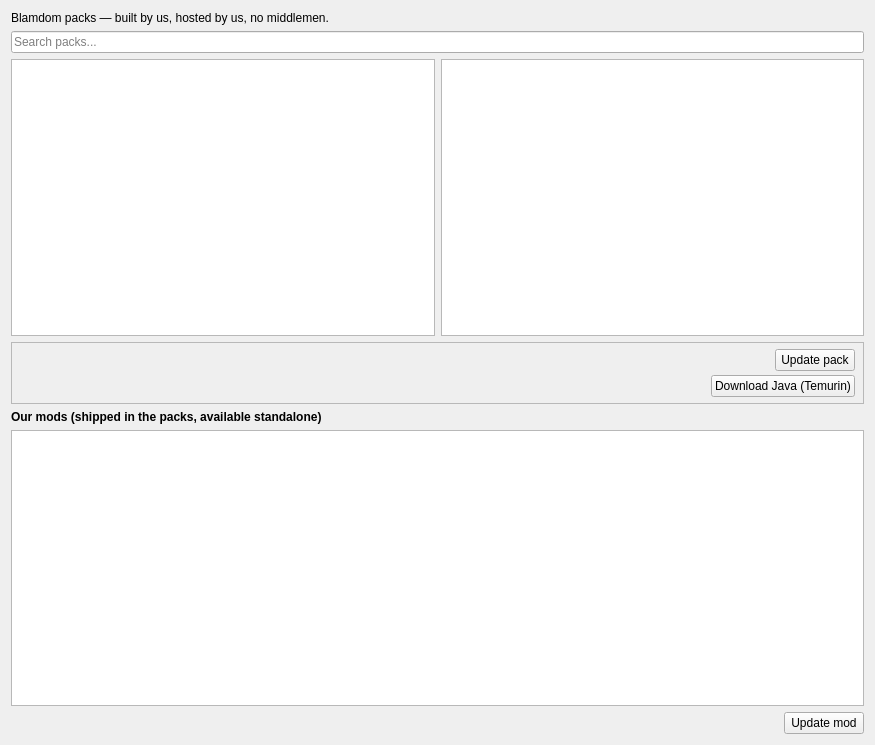
<?xml version="1.0" encoding="UTF-8"?>
<ui version="4.0">
 <class>BlamdomPage</class>
 <widget class="QWidget" name="BlamdomPage">
  <property name="geometry">
   <rect>
    <x>0</x>
    <y>0</y>
    <width>875</width>
    <height>745</height>
   </rect>
  </property>
  <layout class="QVBoxLayout" name="mainLayout">
   <item>
    <widget class="QLabel" name="headerLabel">
     <property name="text">
      <string>Blamdom packs — built by us, hosted by us, no middlemen.</string>
     </property>
    </widget>
   </item>
   <item>
    <widget class="QLineEdit" name="searchEdit">
     <property name="placeholderText">
      <string>Search packs...</string>
     </property>
     <property name="clearButtonEnabled">
      <bool>true</bool>
     </property>
    </widget>
   </item>
   <item>
    <layout class="QGridLayout" name="packGrid">
     <item row="0" column="0">
      <widget class="QTreeView" name="packView">
       <property name="alternatingRowColors">
        <bool>true</bool>
       </property>
       <property name="iconSize">
        <size>
         <width>48</width>
         <height>48</height>
        </size>
       </property>
       <property name="verticalScrollMode">
        <enum>QAbstractItemView::ScrollPerPixel</enum>
       </property>
       <property name="rootIsDecorated">
        <bool>false</bool>
       </property>
      </widget>
     </item>
     <item row="0" column="1">
      <widget class="ProjectDescriptionPage" name="packDescription">
       <property name="openExternalLinks">
        <bool>true</bool>
       </property>
       <property name="openLinks">
        <bool>true</bool>
       </property>
      </widget>
     </item>
    </layout>
   </item>
   <item>
    <widget class="QFrame" name="statusFrame">
     <property name="frameShape">
      <enum>QFrame::StyledPanel</enum>
     </property>
     <layout class="QVBoxLayout" name="statusOuter">
      <property name="leftMargin">
       <number>8</number>
      </property>
      <property name="topMargin">
       <number>6</number>
      </property>
      <property name="rightMargin">
       <number>8</number>
      </property>
      <property name="bottomMargin">
       <number>6</number>
      </property>
      <property name="spacing">
       <number>4</number>
      </property>
      <item>
       <layout class="QHBoxLayout" name="packStatusLayout">
        <item>
         <widget class="QLabel" name="packStatusLabel">
          <property name="sizePolicy">
           <sizepolicy hsizetype="Expanding" vsizetype="Preferred">
            <horstretch>0</horstretch>
            <verstretch>0</verstretch>
           </sizepolicy>
          </property>
          <property name="text">
           <string/>
          </property>
          <property name="wordWrap">
           <bool>true</bool>
          </property>
         </widget>
        </item>
        <item>
         <widget class="QPushButton" name="updateButton">
          <property name="text">
           <string>Update pack</string>
          </property>
          <property name="visible">
           <bool>false</bool>
          </property>
         </widget>
        </item>
       </layout>
      </item>
      <item>
       <layout class="QHBoxLayout" name="javaStatusLayout">
        <item>
         <widget class="QLabel" name="javaStatusLabel">
          <property name="sizePolicy">
           <sizepolicy hsizetype="Expanding" vsizetype="Preferred">
            <horstretch>0</horstretch>
            <verstretch>0</verstretch>
           </sizepolicy>
          </property>
          <property name="text">
           <string/>
          </property>
          <property name="wordWrap">
           <bool>true</bool>
          </property>
         </widget>
        </item>
        <item>
         <widget class="QPushButton" name="javaButton">
          <property name="text">
           <string>Download Java (Temurin)</string>
          </property>
          <property name="visible">
           <bool>false</bool>
          </property>
         </widget>
        </item>
       </layout>
      </item>
     </layout>
    </widget>
   </item>
   <item>
    <widget class="QLabel" name="modsHeader">
     <property name="text">
      <string>Our mods (shipped in the packs, available standalone)</string>
     </property>
     <property name="font">
      <font>
       <bold>true</bold>
      </font>
     </property>
    </widget>
   </item>
   <item>
    <widget class="QTextBrowser" name="modsText">
     <property name="openExternalLinks">
      <bool>true</bool>
     </property>
    </widget>
   </item>
   <item>
    <layout class="QHBoxLayout" name="modsStatusLayout">
     <item>
      <widget class="QLabel" name="modsStatusLabel">
       <property name="sizePolicy">
        <sizepolicy hsizetype="Expanding" vsizetype="Preferred">
         <horstretch>0</horstretch>
         <verstretch>0</verstretch>
        </sizepolicy>
       </property>
       <property name="text">
        <string/>
       </property>
       <property name="wordWrap">
        <bool>true</bool>
       </property>
      </widget>
     </item>
     <item>
      <widget class="QPushButton" name="modsUpdateButton">
       <property name="text">
        <string>Update mod</string>
       </property>
       <property name="visible">
        <bool>false</bool>
       </property>
      </widget>
     </item>
    </layout>
   </item>
   </layout>
 </widget>
 <customwidgets>
  <customwidget>
   <class>ProjectDescriptionPage</class>
   <extends>QTextBrowser</extends>
   <header>ui/widgets/ProjectDescriptionPage.h</header>
  </customwidget>
 </customwidgets>
 <tabstops>
  <tabstop>searchEdit</tabstop>
  <tabstop>packView</tabstop>
 </tabstops>
 <resources/>
 <connections/>
</ui>
